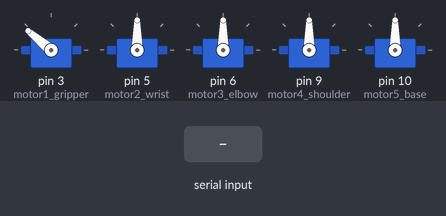
Recording of a sketch running on a simulated Arduino Uno, built with avr-gcc and run on an emulated ATmega328P. Parts: 5 × servo. Inputs (shaded band) come from the test bench. What the sketch prints to the serial monitor is not drawn.

Above: at 3.4 s.
3.5 s: "O" received over Serial
At 5.8 s:
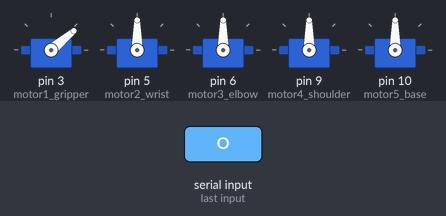
6.2 s: "U" received over Serial
At 7.7 s:
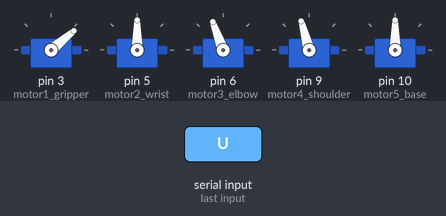
8.1 s: "C" received over Serial
At 10.5 s:
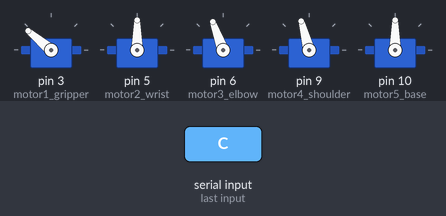
10.8 s: "D" received over Serial
At 12.4 s:
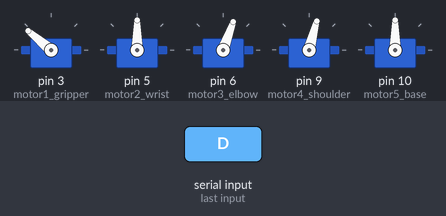
13.1 s: "R" received over Serial
At 14.4 s:
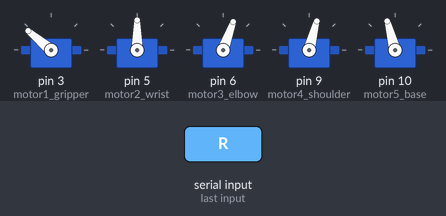
14.7 s: "H" received over Serial
At 15.19 s:
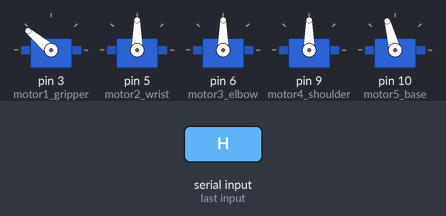
Timing chart, 0 to 17.7 s (numbered marks = the images above; inputs shaded):
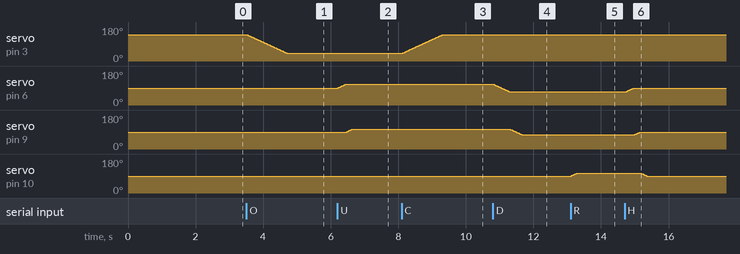

Measured:
- after the input at 3.5 s, servo on pin 3 (motor1_gripper): moves from 140° to 40° over 1.2 s, starting at once
- after the input at 6.2 s, servo on pin 6 (motor3_elbow): moves from 90° to 110° over 0.23 s, starting at once; servo on pin 9 (motor4_shoulder): moves from 90° to 105° over 0.16 s, starting after 0.28 s
- after the input at 8.1 s, servo on pin 3 (motor1_gripper): moves from 40° to 140° over 1.2 s, starting at once
- after the input at 10.8 s, servo on pin 6 (motor3_elbow): moves from 110° to 70° over 0.47 s, starting at once; servo on pin 9 (motor4_shoulder): moves from 105° to 75° over 0.34 s, starting after 0.52 s
- after the input at 13.1 s, servo on pin 10 (motor5_base): 90° → 105° at once
- after the input at 14.7 s, servo on pin 6 (motor3_elbow): moves from 70° to 90° over 0.23 s, starting at once; servo on pin 9 (motor4_shoulder): moves from 75° to 90° over 0.16 s, starting after 0.30 s; servo on pin 10 (motor5_base): 105° → 90° after 0.50 s

The sketch:

robotic_arm_control.ino
```cpp
#include <Servo.h>

Servo motor1_gripper;
Servo motor2_wrist;
Servo motor3_elbow;
Servo motor4_shoulder;
Servo motor5_base;

// ═══════════════════════════════════════════════════════════
// ANGLE SETTINGS
// ─────────────────────────────────────────────────────────
// MOTOR 1 — GRIPPER
//   OPEN  =  40°  → 50° below center (was reversed, now fixed)
//   CLOSE = 140°  → 50° above center (was reversed, now fixed)
//   Range = 40° to 140° = 50° each side from 90°
//
// MOTOR 3 — ELBOW
//   CENTER = 90   UP = 110   DOWN = 70
//   NOW HOLDS position until next command received
//
// MOTOR 4 — SHOULDER
//   CENTER = 90   UP = 105   DOWN = 75
//   Range increased — holds position until next command
//
// MOTOR 5 — BASE
//   CENTER = 90   LEFT = 55   RIGHT = 125
//   Fixed — was not moving due to pin issue
// ═══════════════════════════════════════════════════════════

const int GRIPPER_OPEN    =  40;   // FIXED + INCREASED: 50° below center
const int GRIPPER_CLOSE   = 140;   // FIXED + INCREASED: 50° above center

const int ELBOW_CENTER    =  90;
const int ELBOW_UP        = 110;
const int ELBOW_DOWN      =  70;

const int SHOULDER_CENTER =  90;
const int SHOULDER_UP     = 105;
const int SHOULDER_DOWN   =  75;

const int BASE_CENTER     =  90;
const int BASE_LEFT       =  45;   // FIXED: increased range for visible movement
const int BASE_RIGHT      = 135;   // FIXED: increased range for visible movement

const int WRIST_CENTER    =  90;

void moveSlowly(Servo &servo, int targetAngle) {
    int currentAngle = servo.read();
    if (currentAngle < targetAngle) {
        for (int i = currentAngle; i <= targetAngle; i++) {
            servo.write(i);
            delay(12);
        }
    } else {
        for (int i = currentAngle; i >= targetAngle; i--) {
            servo.write(i);
            delay(12);
        }
    }
    // Motor holds at targetAngle until next command
}

void setup() {
    Serial.begin(9600);

    motor1_gripper.attach(3);
    motor2_wrist.attach(5);
    motor3_elbow.attach(6);
    motor4_shoulder.attach(9);
    motor5_base.attach(10);

    // Safe starting positions
    motor1_gripper.write(GRIPPER_CLOSE);   // Start closed
    motor2_wrist.write(WRIST_CENTER);
    motor3_elbow.write(ELBOW_CENTER);
    motor4_shoulder.write(SHOULDER_CENTER);
    motor5_base.write(BASE_CENTER);

    delay(2000);   // Give all motors time to reach start position

    Serial.println("==============================");
    Serial.println("  Robotic Arm Ready - 5 Motors");
    Serial.println("==============================");
    Serial.println("Motor 1 Gripper : Open=40  Close=140");
    Serial.println("Motor 3 Elbow   : Up=110   Down=70   Center=90");
    Serial.println("Motor 4 Shoulder: Up=105   Down=75   Center=90");
    Serial.println("Motor 5 Base    : Left=45  Right=135 Center=90");
    Serial.println("Waiting for commands...");
}

void loop() {
    if (Serial.available() > 0) {
        char command = Serial.read();

        // ── MOTOR 1 Gripper ─────────────────────────────────────────────────
        if (command == 'O') {
            moveSlowly(motor1_gripper, GRIPPER_OPEN);
            Serial.println("Motor 1: Gripper OPEN (40deg) — holding");
        }
        else if (command == 'C') {
            moveSlowly(motor1_gripper, GRIPPER_CLOSE);
            Serial.println("Motor 1: Gripper CLOSED (140deg) — holding");
        }

        // ── MOTORS 3+4 Elbow + Shoulder — HOLDS position ───────────────────
        else if (command == 'U') {
            moveSlowly(motor3_elbow,    ELBOW_UP);
            moveSlowly(motor4_shoulder, SHOULDER_UP);
            // NO delay, NO auto-return — holds here until next command
            Serial.println("Motors 3+4: Arm UP — holding at Elbow=110 Shoulder=105");
        }
        else if (command == 'D') {
            moveSlowly(motor3_elbow,    ELBOW_DOWN);
            moveSlowly(motor4_shoulder, SHOULDER_DOWN);
            // NO delay, NO auto-return — holds here until next command
            Serial.println("Motors 3+4: Arm DOWN — holding at Elbow=70 Shoulder=75");
        }

        // ── MOTOR 5 Base — FIXED — moves 15deg per gesture step ────────────
        else if (command == 'R') {
            int current = motor5_base.read();
            int next    = min(current + 15, BASE_RIGHT);  // 15deg step right
            moveSlowly(motor5_base, next);
            Serial.print("Motor 5: Rotate RIGHT — now at ");
            Serial.print(next);
            Serial.println("deg — holding");
        }
        else if (command == 'L') {
            int current = motor5_base.read();
            int next    = max(current - 15, BASE_LEFT);   // 15deg step left
            moveSlowly(motor5_base, next);
            Serial.print("Motor 5: Rotate LEFT — now at ");
            Serial.print(next);
            Serial.println("deg — holding");
        }

        // ── RESET ALL ────────────────────────────────────────────────────────
        else if (command == 'H') {
            moveSlowly(motor1_gripper,  GRIPPER_CLOSE);
            moveSlowly(motor2_wrist,    WRIST_CENTER);
            moveSlowly(motor3_elbow,    ELBOW_CENTER);
            moveSlowly(motor4_shoulder, SHOULDER_CENTER);
            moveSlowly(motor5_base,     BASE_CENTER);
            Serial.println("ALL MOTORS RESET TO DEFAULT");
        }
    }
}
```
